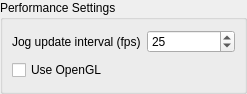
<ui version="4.0" >
 <class>PerformanceConfigPage</class>
 <widget class="QWidget" name="PerformanceConfigPage" >
  <property name="geometry" >
   <rect>
    <x>0</x>
    <y>0</y>
    <width>247</width>
    <height>94</height>
   </rect>
  </property>
  <property name="windowTitle" >
   <string>Form</string>
  </property>
  <layout class="QVBoxLayout" >
   <property name="margin" >
    <number>0</number>
   </property>
   <property name="spacing" >
    <number>6</number>
   </property>
   <item>
    <widget class="QGroupBox" name="groupBox" >
     <property name="title" >
      <string>Performance Settings</string>
     </property>
     <layout class="QVBoxLayout" >
      <property name="margin" >
       <number>9</number>
      </property>
      <property name="spacing" >
       <number>6</number>
      </property>
      <item>
       <layout class="QHBoxLayout" >
        <property name="margin" >
         <number>0</number>
        </property>
        <property name="spacing" >
         <number>6</number>
        </property>
        <item>
         <widget class="QLabel" name="label_4" >
          <property name="toolTip" >
           <string>&lt;html>&lt;head>&lt;meta name="qrichtext" content="1" />&lt;style type="text/css">
p, li { white-space: pre-wrap; }
&lt;/style>&lt;/head>&lt;body style=" font-family:'Sans Serif'; font-size:9pt; font-weight:400; font-style:normal; text-decoration:none;">
&lt;p style=" margin-top:0px; margin-bottom:0px; margin-left:0px; margin-right:0px; -qt-block-indent:0; text-indent:0px;">The number of times per second at which the Graphical&lt;/p>
&lt;p style=" margin-top:0px; margin-bottom:0px; margin-left:0px; margin-right:0px; -qt-block-indent:0; text-indent:0px;">Items are repainted during a jog action, like moving an&lt;/p>
&lt;p style=" margin-top:0px; margin-bottom:0px; margin-left:0px; margin-right:0px; -qt-block-indent:0; text-indent:0px;">AudioClip, or changing the Gain.&lt;/p>
&lt;p style="-qt-paragraph-type:empty; margin-top:0px; margin-bottom:0px; margin-left:0px; margin-right:0px; -qt-block-indent:0; text-indent:0px;">&lt;/p>
&lt;p style=" margin-top:0px; margin-bottom:0px; margin-left:0px; margin-right:0px; -qt-block-indent:0; text-indent:0px;">The default frames per second of 35 is a perfect compromise &lt;/p>
&lt;p style=" margin-top:0px; margin-bottom:0px; margin-left:0px; margin-right:0px; -qt-block-indent:0; text-indent:0px;">between smooth painting, and low cpu usage.&lt;/p>
&lt;p style="-qt-paragraph-type:empty; margin-top:0px; margin-bottom:0px; margin-left:0px; margin-right:0px; -qt-block-indent:0; text-indent:0px;">&lt;/p>
&lt;p style=" margin-top:0px; margin-bottom:0px; margin-left:0px; margin-right:0px; -qt-block-indent:0; text-indent:0px;">However, if you find the painting to be not smooth enough,&lt;/p>
&lt;p style=" margin-top:0px; margin-bottom:0px; margin-left:0px; margin-right:0px; -qt-block-indent:0; text-indent:0px;">change this value to a higher one, but keep in mind that it&lt;/p>
&lt;p style=" margin-top:0px; margin-bottom:0px; margin-left:0px; margin-right:0px; -qt-block-indent:0; text-indent:0px;">will consume considerably more cpu!&lt;/p>
&lt;p style="-qt-paragraph-type:empty; margin-top:0px; margin-bottom:0px; margin-left:0px; margin-right:0px; -qt-block-indent:0; text-indent:0px;">&lt;/p>
&lt;p style=" margin-top:0px; margin-bottom:0px; margin-left:0px; margin-right:0px; -qt-block-indent:0; text-indent:0px;">If for example moving an AudioClip still takes to much cpu,&lt;/p>
&lt;p style=" margin-top:0px; margin-bottom:0px; margin-left:0px; margin-right:0px; -qt-block-indent:0; text-indent:0px;">you should consider to lower this value.&lt;/p>&lt;/body>&lt;/html></string>
          </property>
          <property name="text" >
           <string>Jog update interval (fps)</string>
          </property>
         </widget>
        </item>
        <item>
         <widget class="QSpinBox" name="jogUpdateIntervalSpinBox" >
          <property name="maximumSize" >
           <size>
            <width>100</width>
            <height>16777215</height>
           </size>
          </property>
          <property name="maximum" >
           <number>50</number>
          </property>
          <property name="minimum" >
           <number>20</number>
          </property>
          <property name="value" >
           <number>25</number>
          </property>
         </widget>
        </item>
       </layout>
      </item>
      <item>
       <widget class="QCheckBox" name="useOpenGLCheckBox" >
        <property name="toolTip" >
         <string>&lt;html>&lt;head>&lt;meta name="qrichtext" content="1" />&lt;style type="text/css">
p, li { white-space: pre-wrap; }
&lt;/style>&lt;/head>&lt;body style=" font-family:'Sans Serif'; font-size:9pt; font-weight:400; font-style:normal; text-decoration:none;">
&lt;p style=" margin-top:0px; margin-bottom:0px; margin-left:0px; margin-right:0px; -qt-block-indent:0; text-indent:0px;">Paint Tracks and AudioClip on a GLWidget, depending &lt;/p>
&lt;p style=" margin-top:0px; margin-bottom:0px; margin-left:0px; margin-right:0px; -qt-block-indent:0; text-indent:0px;">on your graphicscard and driver support, this might&lt;/p>
&lt;p style=" margin-top:0px; margin-bottom:0px; margin-left:0px; margin-right:0px; -qt-block-indent:0; text-indent:0px;">lower cpu usage during e.g. AudioClip move actions.&lt;/p>&lt;/body>&lt;/html></string>
        </property>
        <property name="text" >
         <string>Use OpenGL</string>
        </property>
       </widget>
      </item>
     </layout>
    </widget>
   </item>
  </layout>
 </widget>
 <resources/>
 <connections/>
</ui>
